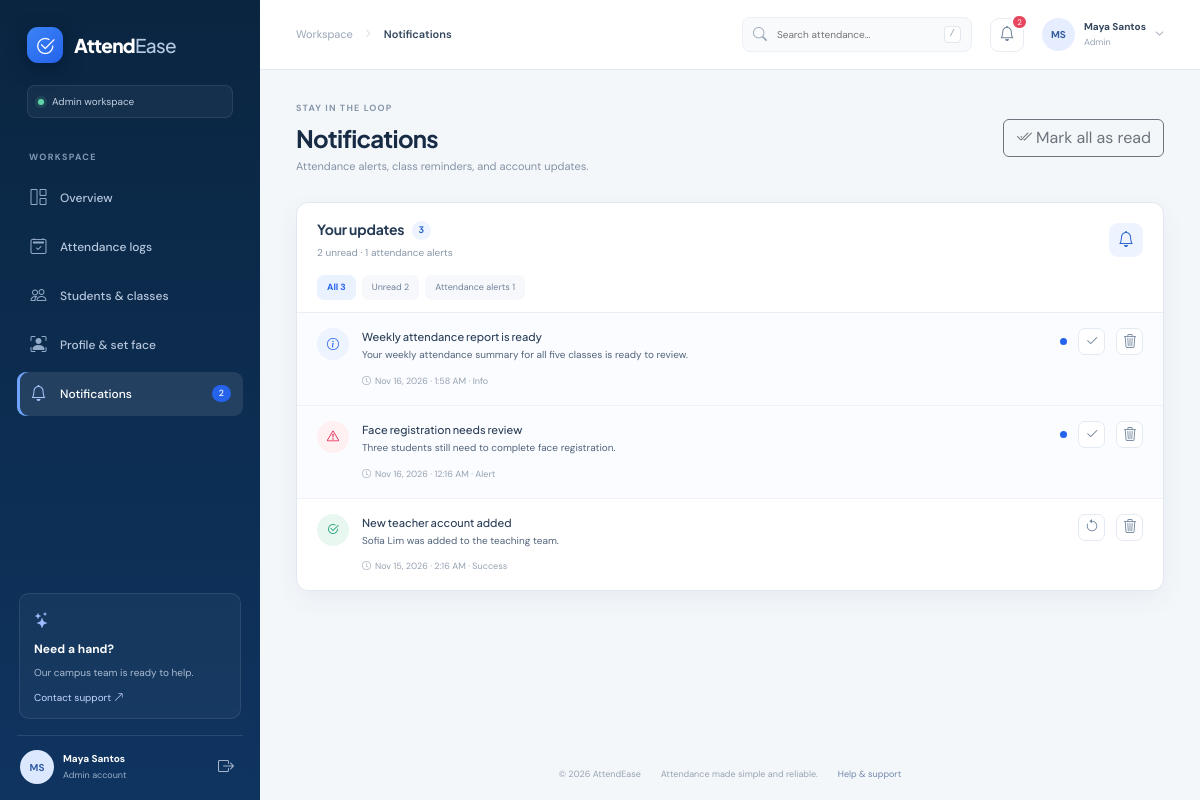
Screenshot of /notifications.php (signed in) with the database file from the repository.
### tables this page shows
CREATE TABLE notifications (
  id INT UNSIGNED AUTO_INCREMENT PRIMARY KEY,
  user_id INT UNSIGNED NOT NULL,
  title VARCHAR(160) NOT NULL,
  message TEXT NOT NULL,
  type ENUM('alert','info','success') NOT NULL DEFAULT 'info',
  is_read TINYINT(1) NOT NULL DEFAULT 0,
  created_at TIMESTAMP NOT NULL DEFAULT CURRENT_TIMESTAMP,
  CONSTRAINT fk_notifications_user FOREIGN KEY (user_id) REFERENCES users(id) ON DELETE CASCADE,
  INDEX idx_notifications_user_read (user_id,is_read,created_at)
);

### functions.php (called while the page is built, shortened)
<?php
function e(mixed $value): string
{
    return htmlspecialchars((string)$value, ENT_QUOTES | ENT_SUBSTITUTE, 'UTF-8');
}
function page_start(string $title, string $active): void
{
    require __DIR__ . '/includes/header.php';
}
function page_end(): void
{
    require __DIR__ . '/includes/footer.php';
}

### notifications.php (the view, shortened to what this page needs)
<?php
require_once __DIR__ . '/functions.php';
$pdo=db();$uid=(int)current_user()['id'];
$filter=(string)($_GET['filter']??'all');if(!in_array($filter,['all','unread','alerts'],true))$filter='all';
$conditions=['user_id=?'];$params=[$uid];if($filter==='unread'){$conditions[]='is_read=0';}elseif($filter==='alerts'){$conditions[]="type='alert'";}
$q=$pdo->prepare('SELECT id,title,message,type,is_read,created_at FROM notifications WHERE '.implode(' AND ',$conditions).' ORDER BY created_at DESC LIMIT 150');$q->execute($params);$items=$q->fetchAll();
$count=$pdo->prepare('SELECT COUNT(*) total,SUM(is_read=0) unread,SUM(type="alert") alerts FROM notifications WHERE user_id=?');$count->execute([$uid]);$counts=$count->fetch();
?>
<div class="page-heading"><div><p class="overline">STAY IN THE LOOP</p><h1>Notifications</h1><p class="heading-subtitle">Attendance alerts, class reminders, and account updates.</p></div><?php if((int)$counts['unread']>0): ?><form method="post"><?= csrf_field() ?><input type="hidden" name="action" value="read_all"><input type="hidden" name="filter" value="<?= e($filter) ?>"><button class="btn btn-outline-secondary mark-all"><i class="bi bi-check2-all me-1"></i>Mark all as read</button></form><?php endif; ?></div>
<section class="content-card notifications-card"><div class="card-heading"><div><h2>Your updates <span class="count-bubble"><?= number_format((int)$counts['total']) ?></span></h2><p><?= number_format((int)$counts['unread']) ?> unread · <?= number_format((int)$counts['alerts']) ?> attendance alerts</p></div><span class="notification-bell"><i class="bi bi-bell"></i></span></div><nav class="filter-tabs"><a class="<?= $filter==='all'?'active':'' ?>" href="?filter=all">All <span><?= (int)$counts['total'] ?></span></a><a class="<?= $filter==='unread'?'active':'' ?>" href="?filter=unread">Unread <span><?= (int)$counts['unread'] ?></span></a><a class="<?= $filter==='alerts'?'active':'' ?>" href="?filter=alerts">Attendance alerts <span><?= (int)$counts['alerts'] ?></span></a></nav><div class="notification-list">
<?php if(!$items): ?><div class="notification-empty"><span><i class="bi bi-bell-slash"></i></span><strong><?= $filter==='unread'?'You’re all caught up':'No notifications here yet' ?></strong><p>New announcements and attendance reminders will show up here.</p></div><?php else: foreach($items as $item): $icon=$item['type']==='alert'?'bi-exclamation-triangle':($item['type']==='success'?'bi-check2-circle':'bi-info-circle'); ?><article class="notification-item <?= (int)$item['is_read']?'is-read':'is-unread' ?>"><div class="notification-symbol type-<?= e($item['type']) ?>"><i class="bi <?= e($icon) ?>"></i></div><div class="notification-copy"><h3><?= e($item['title']) ?></h3><p><?= nl2br(e($item['message'])) ?></p><span><i class="bi bi-clock me-1"></i><?= e(date('M j, Y · g:i A',strtotime($item['created_at']))) ?> · <?= e(ucfirst($item['type'])) ?></span></div><div class="notification-actions"><?php if(!(int)$item['is_read']): ?><span class="unread-dot" title="Unread"></span><?php endif; ?><form method="post"><?= csrf_field() ?><input type="hidden" name="id" value="<?= (int)$item['id'] ?>"><input type="hidden" name="filter" value="<?= e($filter) ?>"><input type="hidden" name="action" value="<?= (int)$item['is_read']?'unread':'read' ?>"><button class="notification-toggle" title="<?= (int)$item['is_read']?'Mark unread':'Mark read' ?>" aria-label="<?= (int)$item['is_read']?'Mark unread':'Mark read' ?>"><i class="bi <?= (int)$item['is_read']?'bi-arrow-counterclockwise':'bi-check2' ?>"></i></button></form><form method="post" onsubmit="return confirm('Delete this notification?')"><?= csrf_field() ?><input type="hidden" name="id" value="<?= (int)$item['id'] ?>"><input type="hidden" name="filter" value="<?= e($filter) ?>"><input type="hidden" name="action" value="delete"><button class="notification-toggle" title="Delete notification" aria-label="Delete notification"><i class="bi bi-trash3"></i></button></form></div></article><?php endforeach; endif; ?>
</div></section>

### assets/css/app.css (style rules this page uses)
:root { --navy:#0A2540; --navy-2:#0F3460; --canvas:#F4F7FA; --white:#fff; --ink:#172B45; --muted:#73839A; --line:#E2E8F0; --blue:#2563EB; --blue-dark:#1D4ED8; --green:#059669; --amber:#D97706; --rose:#E11D48; --shadow:0 8px 26px rgba(15,38,66,.055); --radius:12px }
* { box-sizing:border-box }
body { margin:0; background:var(--canvas); color:var(--ink); font-family:'DM Sans',sans-serif; font-size:14px }
h1,h2,h3,h4,.brand { font-family:'Plus Jakarta Sans',sans-serif }
a { text-decoration:none }
button,input,select { font:inherit }
.type-alert { background:#fff0f1; color:var(--rose) }
.type-success { background:#e8f8f0; color:var(--green) }
.type-info { background:#edf3ff; color:var(--blue) }
.page-heading { display:flex; justify-content:space-between; align-items:center; margin-bottom:27px; gap:15px }
.overline { font-size:9px; letter-spacing:1.15px; font-weight:700; color:#8796a9; margin:0 0 8px }
.page-heading h1 { font-size:24px; letter-spacing:-.7px; margin:0; color:#172b45; font-weight:700 }
.heading-subtitle { margin:6px 0 0; color:#8492a5; font-size:11px }
.section-heading h2,.card-heading h2 { font-size:14px; font-weight:700; margin:0; color:#263b55; letter-spacing:-.2px }
.section-heading p,.card-heading p { color:#8a98a9; margin:5px 0 0; font-size:10px }
.content-card { background:#fff; border:1px solid var(--line); border-radius:var(--radius); box-shadow:var(--shadow) }
.activity-card,.report-card,.notifications-card { overflow:hidden }
.card-heading { display:flex; justify-content:space-between; align-items:center; padding:18px 20px 15px }
.count-bubble { display:inline-grid; place-items:center; vertical-align:2px; margin-left:5px; min-width:19px; height:19px; border-radius:50%; background:#edf3ff; color:#2862c8; font-size:9px }
.notification-bell { width:34px; height:34px; background:#edf3ff; border-radius:9px; display:grid; place-items:center; color:#2e67cd; font-size:16px }
.notification-list { border-top:1px solid #e9eef4 }
.notification-item { display:flex; align-items:flex-start; gap:13px; padding:15px 20px; border-bottom:1px solid #eef2f5 }
.notification-item:last-child { border:0 }
.notification-item.is-unread { background:#fbfcff }
.notification-symbol { width:32px; height:32px; border-radius:50%; display:grid; place-items:center; font-size:12px; flex:none }
.notification-copy { flex:1; padding-top:2px }
.notification-copy h3 { font-size:11px; margin:0 0 4px; color:#2a3f58 }
.notification-copy p { font-size:10px; line-height:1.55; margin:0 0 6px; color:#52647b }
.notification-copy>span { font-size:9px; color:#94a1b0 }
.notification-actions { display:flex; align-items:center; gap:11px }
.unread-dot { width:7px; height:7px; border-radius:50%; background:#2563eb }
.notification-toggle { width:27px; height:27px; border:1px solid #e4eaf1; border-radius:7px; background:white; color:#71849d }
.filter-tabs { display:flex; gap:6px; margin:0 20px 12px }
.filter-tabs a { padding:6px 10px; border-radius:7px; font-size:9px; color:#72839a; background:#f6f8fb }
.filter-tabs a.active { background:#eaf1ff; color:#2563eb; font-weight:700 }

### rows the page displays
notifications: title "Weekly attendance report is ready", message "Your weekly attendance summary for all five classes is ready to review.", created_at "Nov 16, 2026 · 1:58 AM", type "Info", is_read 0 (drawn)
notifications: title "Face registration needs review", message "Three students still need to complete face registration.", created_at "Nov 16, 2026 · 12:16 AM", type "Alert", is_read 0 (drawn)
notifications: title "New teacher account added", message "Sofia Lim was added to the teaching team.", created_at "Nov 15, 2026 · 2:16 AM", type "Success", is_read 1 (drawn)

### other values shown
$role "Admin"
$label "Overview"
$label "Attendance logs"
$label "Students & classes"
$label "Profile & set face"
$label "Notifications"
unread_count() "2"
initials($user['full_name']) "MS"
$user['full_name'] "Maya Santos"
$pageTitle "Notifications"
$unread "2"
$user['role'] "Admin"
$counts['total'] "3"
$counts['unread'] "2"
$counts['alerts'] "1"
